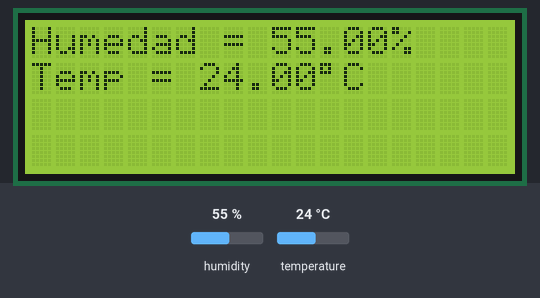
This sketch was run on a simulated Arduino Uno, built with avr-gcc and run on an emulated ATmega328P. Shown: 20×4 character LCD. The inputs (shaded band) are chosen by the test bench; at power-on: humidity 55 %, temperature 24 °C.

Above: at 1.2 s.
1.3 s: humidity set to 22 %
At 2.7 s:
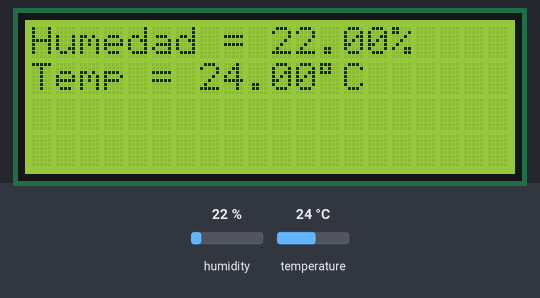
7.3 s: temperature set to 12 °C
At 9.1 s:
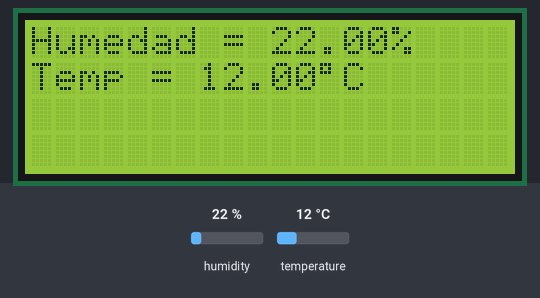
11.7 s: humidity set to 40 %
At 13.7 s:
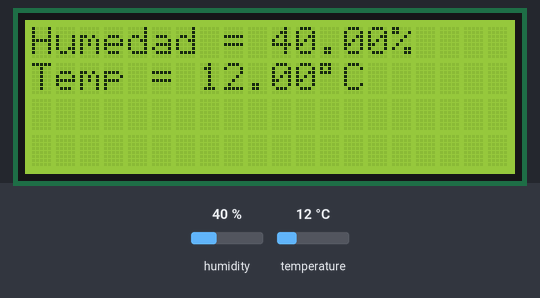
15.8 s: temperature set to 19 °C
Timing chart, 0 to 18.8 s (numbered marks = the images above; inputs shaded):
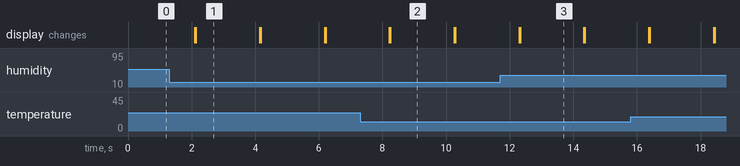

The sketch:

DHT.ino
```cpp
/*NECESARIA LA DESCARGAR DE LA LIBRERIA ADAFRUIT SENSOR MASTER
DESCARGA: https://github.com/adafruit/Adafruit_Sensor */


#include <DHT.h>
#include <LiquidCrystal_I2C.h>

#define DHTTYPE DHT22 //MODELO DEL SENSOR A UTILIZAR
const int DHTPin = 5;

DHT dht(DHTPin, DHTTYPE);
LiquidCrystal_I2C lcd(0x27,20,4);
void setup(){

  lcd.init();
  lcd.backlight();
  dht.begin();
}

void loop(){

  float h = dht.readHumidity();
  float t = dht.readTemperature(); // dht.readTemperature(true); LEER EN FAHRENHEIT
  lcd.setCursor(0,0);
  lcd.print("Humedad = ");
  lcd.print(h);
  lcd.print("%");
  lcd.setCursor(0,1);
  lcd.print("Temp = ");
  lcd.print(t);
  lcd.print("\337C");
  delay(2000);
  lcd.clear();
}
```

Measured:
- after the input at 1.3 s, the display: first differs from a run without the input after 0.84 s (image 1)
- after the input at 7.3 s, the display: first differs from a run without the input after 0.95 s (image 2)
- after the input at 11.7 s, the display: first differs from a run without the input after 0.63 s (image 3)
- what the display in image 1 shows lasts 2.0 s, from 2.1 s to 4.1 s
